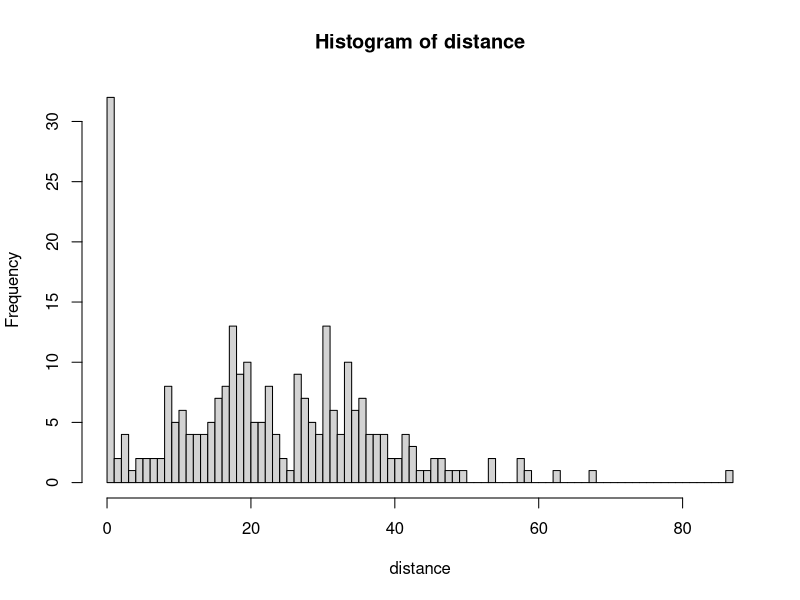
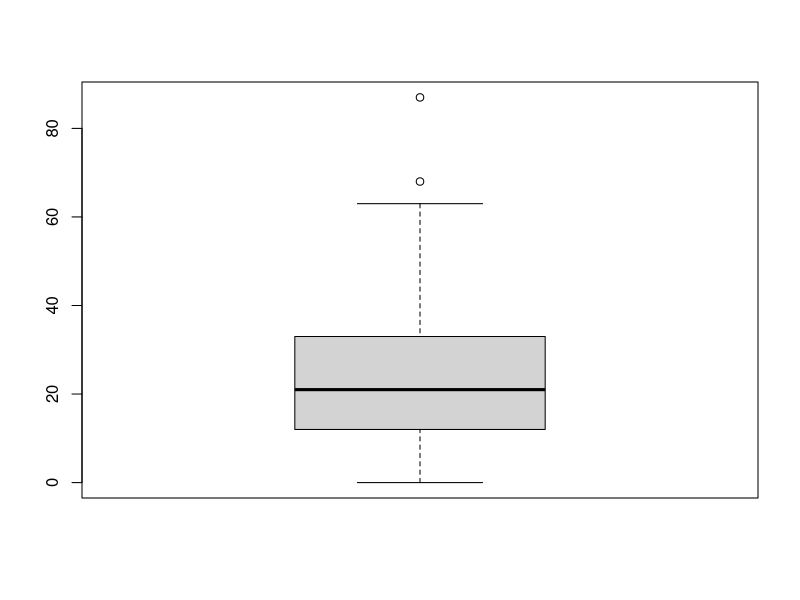
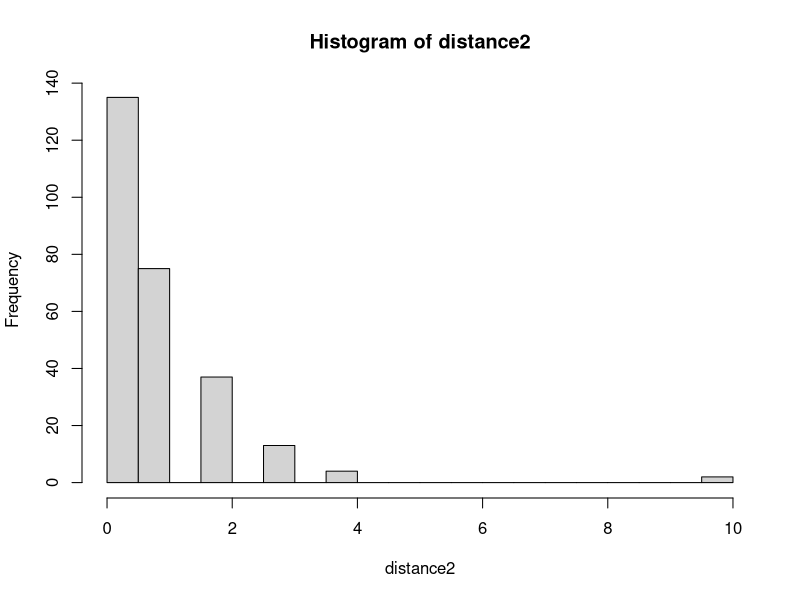
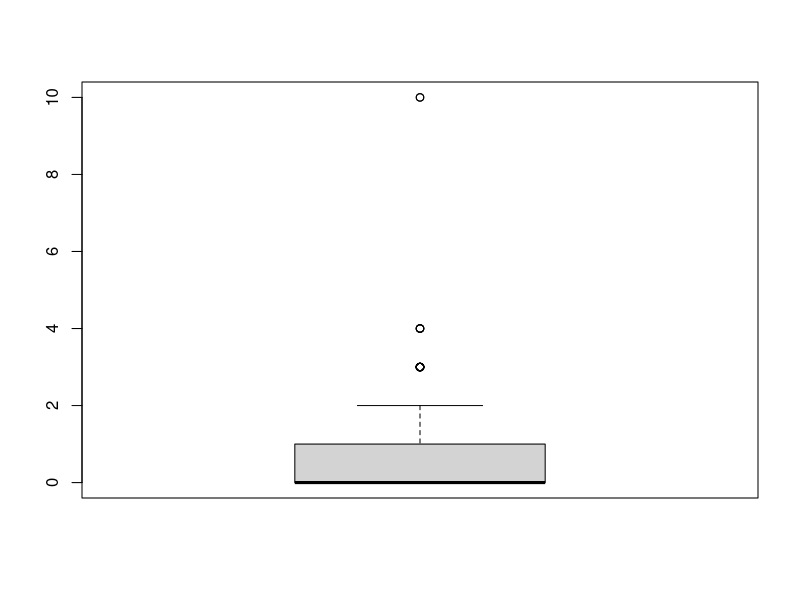
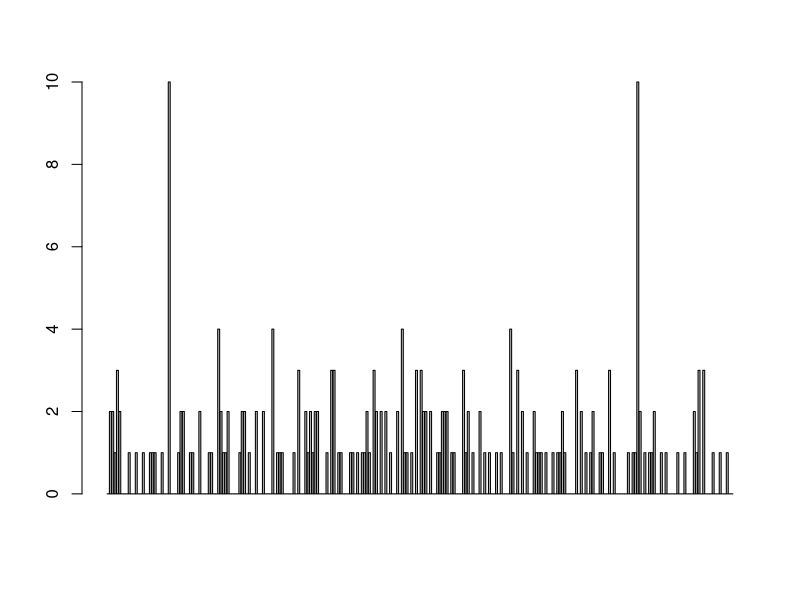
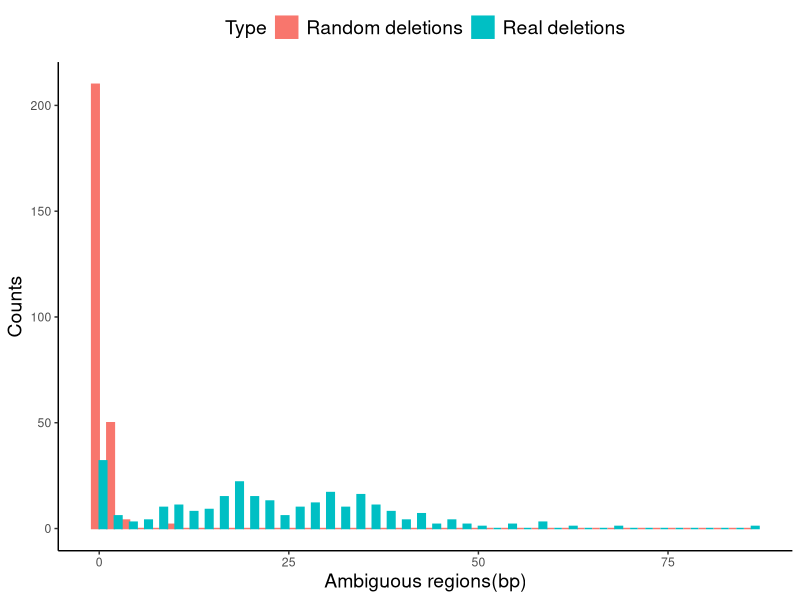

Recreate these plots in R, in order.
truth <- read.table("truth_variant_D10_2.txt")
distance <- truth[,6]-truth[,2]
summary(distance)
hist(distance,breaks=88)
boxplot(distance)

random <- read.table("random_variant_D10_7.txt")
distance2 <- random[,6]-random[,2]
summary(distance2)
hist(distance2,breaks=20)
boxplot(distance2)
barplot(distance2)

library(ggplot2)
df <- as.data.frame(cbind(rep("Real deletions",266),distance))

df2 <- as.data.frame(cbind(rep("Random deletions",266),distance2))
colnames(df2) <- c("V1","distance")

df3 <- rbind(df,df2)
colnames(df3) <- c("Type","Ambiguous_regions")
df3[,2] <- as.numeric(as.character(df3[,2]))
library(plyr)
mu <- ddply(df3, "Type", summarise, grp.mean=mean(Ambiguous_regions))
head(mu)

compare <- ggplot(df3, aes(x=Ambiguous_regions,fill=Type,color=Type)) + 
  theme(legend.position="top") + 
  #geom_vline(data=mu, aes(xintercept=grp.mean, color=type),
  #           linetype="dashed")+
  geom_histogram(position="dodge",binwidth=2)
compare <- compare + theme(panel.grid.major = element_blank(), panel.grid.minor = element_blank(),
                           panel.background = element_blank(), axis.line = element_line(colour = "black"),
                           axis.title.x = element_text(size=14),axis.title.y = element_text(size=14),
                           legend.text=element_text(size=14),legend.title=element_text(size=14))
compare <- compare + xlab("Ambiguous regions(bp)") + ylab("Counts")
svg(filename ='difference.svg')
compare 
dev.off()





















